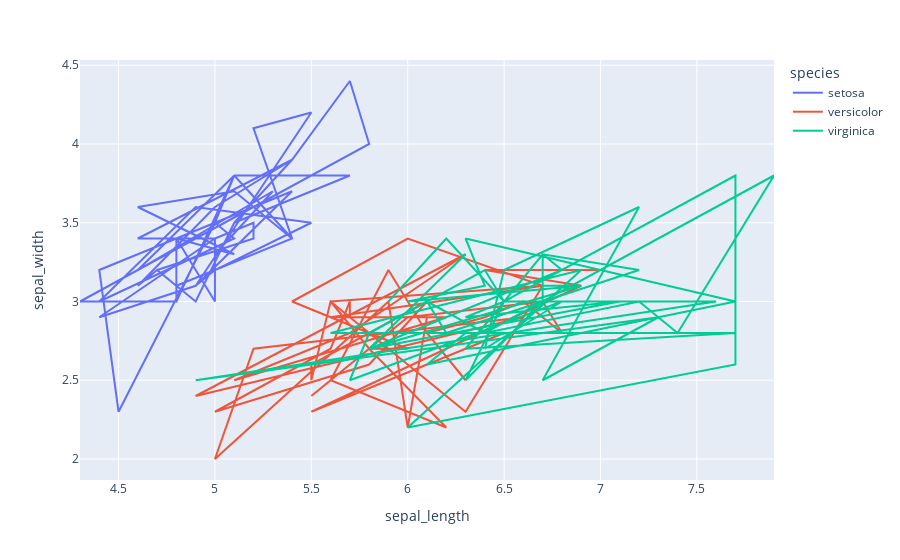

Notebook code cell kept with this figure:
### Markdown cell above
## 2. Line Plot

### Code cell
fig2=px.line(df,x='sepal_length',y='sepal_width',color='species')
fig2.show()

### Figure 1 — Plotly figure (JSON) as saved in the notebook; plotly's stock layout.template omitted (floating-point values rounded to 4 significant figures)
{"data": [{"hovertemplate": "species=setosa<br>sepal_length=%{x}<br>sepal_width=%{y}<extra></extra>", "legendgroup": "setosa", "line": {"color": "#636efa", "dash": "solid"}, "marker": {"symbol": "circle"}, "mode": "lines", "name": "setosa", "orientation": "v", "showlegend": true, "type": "scatter", "x": [5.1, 4.9, 4.7, 4.6, 5.0, 5.4, 4.6, 5.0, 4.4, 4.9, 5.4, 4.8, 4.8, 4.3, 5.8, 5.7, 5.4, 5.1, 5.7, 5.1, 5.4, 5.1, 4.6, 5.1, 4.8, 5.0, 5.0, 5.2, 5.2, 4.7, 4.8, 5.4, 5.2, 5.5, 4.9, 5.0, 5.5, 4.9, 4.4, 5.1, 5.0, 4.5, 4.4, 5.0, 5.1, 4.8, 5.1, 4.6, 5.3, 5.0], "xaxis": "x", "y": [3.5, 3.0, 3.2, 3.1, 3.6, 3.9, 3.4, 3.4, 2.9, 3.1, 3.7, 3.4, 3.0, 3.0, 4.0, 4.4, 3.9, 3.5, 3.8, 3.8, 3.4, 3.7, 3.6, 3.3, 3.4, 3.0, 3.4, 3.5, 3.4, 3.2, 3.1, 3.4, 4.1, 4.2, 3.1, 3.2, 3.5, 3.6, 3.0, 3.4, 3.5, 2.3, 3.2, 3.5, 3.8, 3.0, 3.8, 3.2, 3.7, 3.3], "yaxis": "y"}, {"hovertemplate": "species=versicolor<br>sepal_length=%{x}<br>sepal_width=%{y}<extra></extra>", "legendgroup": "versicolor", "line": {"color": "#EF553B", "dash": "solid"}, "marker": {"symbol": "circle"}, "mode": "lines", "name": "versicolor", "orientation": "v", "showlegend": true, "type": "scatter", "x": [7.0, 6.4, 6.9, 5.5, 6.5, 5.7, 6.3, 4.9, 6.6, 5.2, 5.0, 5.9, 6.0, 6.1, 5.6, 6.7, 5.6, 5.8, 6.2, 5.6, 5.9, 6.1, 6.3, 6.1, 6.4, 6.6, 6.8, 6.7, 6.0, 5.7, 5.5, 5.5, 5.8, 6.0, 5.4, 6.0, 6.7, 6.3, 5.6, 5.5, 5.5, 6.1, 5.8, 5.0, 5.6, 5.7, 5.7, 6.2, 5.1, 5.7], "xaxis": "x", "y": [3.2, 3.2, 3.1, 2.3, 2.8, 2.8, 3.3, 2.4, 2.9, 2.7, 2.0, 3.0, 2.2, 2.9, 2.9, 3.1, 3.0, 2.7, 2.2, 2.5, 3.2, 2.8, 2.5, 2.8, 2.9, 3.0, 2.8, 3.0, 2.9, 2.6, 2.4, 2.4, 2.7, 2.7, 3.0, 3.4, 3.1, 2.3, 3.0, 2.5, 2.6, 3.0, 2.6, 2.3, 2.7, 3.0, 2.9, 2.9, 2.5, 2.8], "yaxis": "y"}, {"hovertemplate": "species=virginica<br>sepal_length=%{x}<br>sepal_width=%{y}<extra></extra>", "legendgroup": "virginica", "line": {"color": "#00cc96", "dash": "solid"}, "marker": {"symbol": "circle"}, "mode": "lines", "name": "virginica", "orientation": "v", "showlegend": true, "type": "scatter", "x": [6.3, 5.8, 7.1, 6.3, 6.5, 7.6, 4.9, 7.3, 6.7, 7.2, 6.5, 6.4, 6.8, 5.7, 5.8, 6.4, 6.5, 7.7, 7.7, 6.0, 6.9, 5.6, 7.7, 6.3, 6.7, 7.2, 6.2, 6.1, 6.4, 7.2, 7.4, 7.9, 6.4, 6.3, 6.1, 7.7, 6.3, 6.4, 6.0, 6.9, 6.7, 6.9, 5.8, 6.8, 6.7, 6.7, 6.3, 6.5, 6.2, 5.9], "xaxis": "x", "y": [3.3, 2.7, 3.0, 2.9, 3.0, 3.0, 2.5, 2.9, 2.5, 3.6, 3.2, 2.7, 3.0, 2.5, 2.8, 3.2, 3.0, 3.8, 2.6, 2.2, 3.2, 2.8, 2.8, 2.7, 3.3, 3.2, 2.8, 3.0, 2.8, 3.0, 2.8, 3.8, 2.8, 2.8, 2.6, 3.0, 3.4, 3.1, 3.0, 3.1, 3.1, 3.1, 2.7, 3.2, 3.3, 3.0, 2.5, 3.0, 3.4, 3.0], "yaxis": "y"}], "layout": {"legend": {"title": {"text": "species"}, "tracegroupgap": 0}, "margin": {"t": 60}, "xaxis": {"anchor": "y", "domain": [0, 1], "title": {"text": "sepal_length"}}, "yaxis": {"anchor": "x", "domain": [0, 1], "title": {"text": "sepal_width"}}}}
